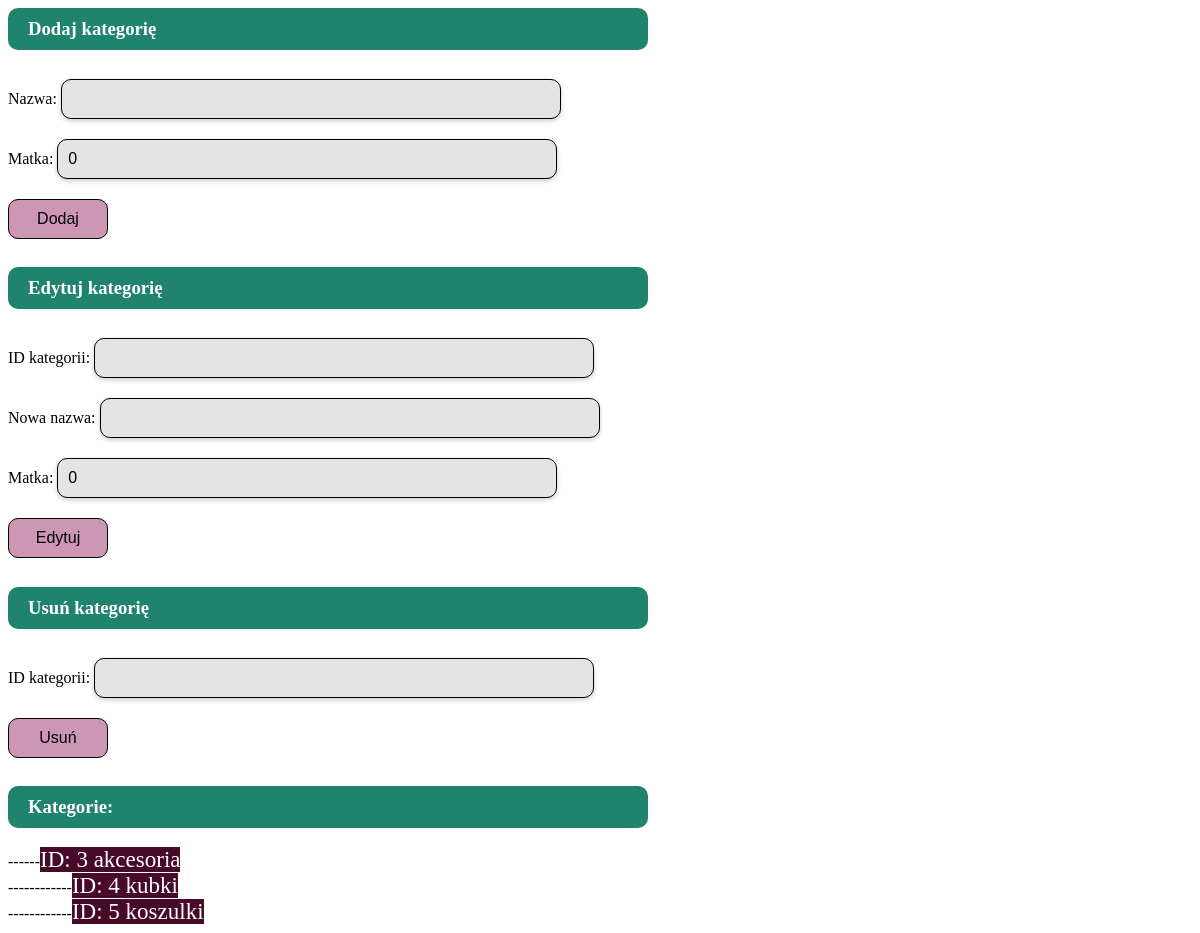
The app's page /Lab_rozw/htdocs/v1.7/admin/categories.php (signed in), older data.
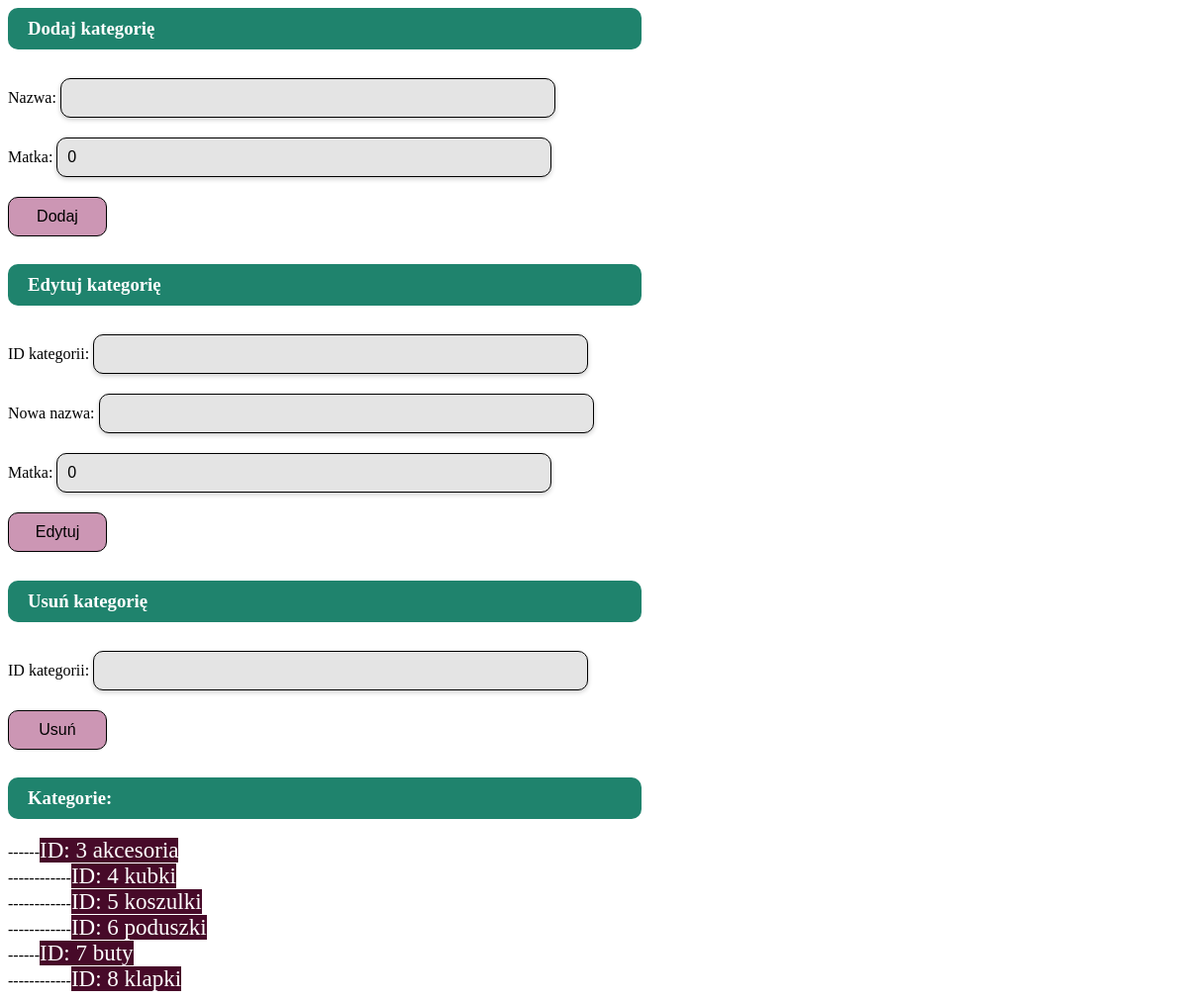
The same page, newer data.
### tables this page shows
CREATE TABLE `kategorie` (
  `id` int(11) NOT NULL,
  `matka` int(11) NOT NULL DEFAULT 0,
  `nazwa` varchar(255) NOT NULL
);

### Lab_rozw/htdocs/v1.7/admin/categories.php (the view, shortened to what this page needs)
<?php
require("../cfg.php");
function PokazKategorie($matka = 0, $poziom = 1) {
    global $link;
    $query = "SELECT * FROM kategorie WHERE matka = $matka";
    $result = mysqli_query($link, $query);
    while ($row = mysqli_fetch_assoc($result)) {
        echo str_repeat('--', $poziom*3) . '<text class="kategorie">'. "ID: " . $row['id']. "  " . htmlspecialchars($row['nazwa']) .' </text>'. "<br>";
        PokazKategorie($row['id'], $poziom + 1);
    }
}
echo '<h3>Dodaj kategorię</h3>
<form method="post">
    Nazwa: <input type="text" name="nazwa" required><br>
    Matka: <input type="number" name="matka" value="0"><br>
    <button type="submit" name="dodaj_kategorie">Dodaj</button>
</form>';
echo '<h3>Edytuj kategorię</h3>
<form method="post">
    ID kategorii: <input type="number" name="id" required><br>
    Nowa nazwa: <input type="text" name="nazwa" required><br>
    Matka: <input type="number" name="matka" value="0"><br>
    <button type="submit" name="edytuj_kategorie">Edytuj</button>
</form>';
echo '<h3>Usuń kategorię</h3>
<form method="post">
    ID kategorii: <input type="number" name="id" required><br>
    <button type="submit" name="usun_kategorie" onclick="return confirm(\'Czy na pewno chcesz usunąć tę kategorię?\')">Usuń</button>
</form>';
echo '<h3>Kategorie: </h3>';
PokazKategorie();
?>
 <link rel="stylesheet" href="../css/admin.css">

### Lab_rozw/htdocs/v1.7/css/admin.css (style rules this page uses)
h3 { background-color: #1f836d; color: white; padding: 10px 20px; width: 600px; border-radius: 10px; }
input, select { width: 500px; padding: 10px; margin: 10px 0; border: 1px solid #000000; background-color: #e4e4e4; border-radius: 10px; font-size: 16px; box-shadow: 0 2px 5px rgba(0, 0, 0, 0.2); }
button { width: 100px; padding: 10px; margin: 10px 0; border: 1px solid #000000; background-color: #cc96b4; border-radius: 10px; font-size: 16px; cursor: pointer; }
.kategorie { background-color: #470a29; color: white; margin-block: 10px; font-size: 23px; }

Row changes from the older to the newer data that the page shows:
added kategorie: poziom "------------", id "6", nazwa "poduszki", shown under "3"
added kategorie: poziom "------", id "7", nazwa "buty", shown under "Kategorie:"
added kategorie: poziom "------------", id "8", nazwa "klapki", shown under "7"
